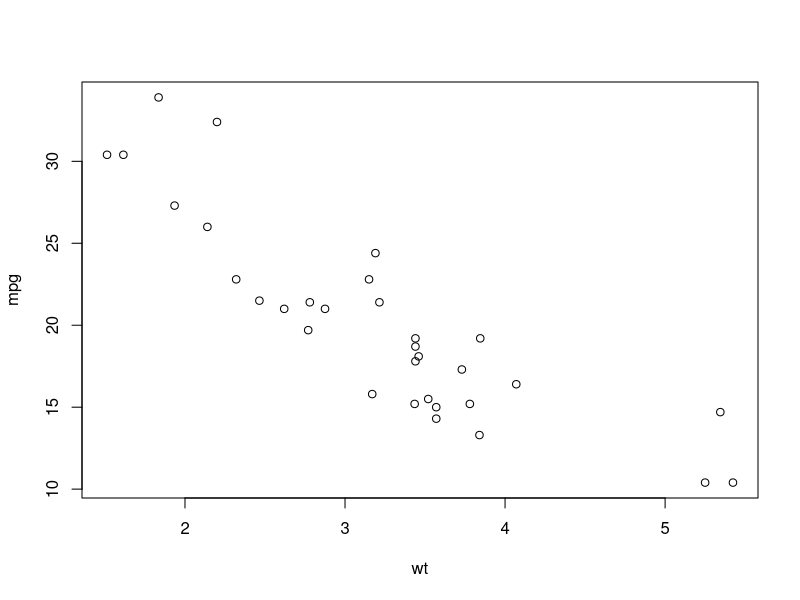
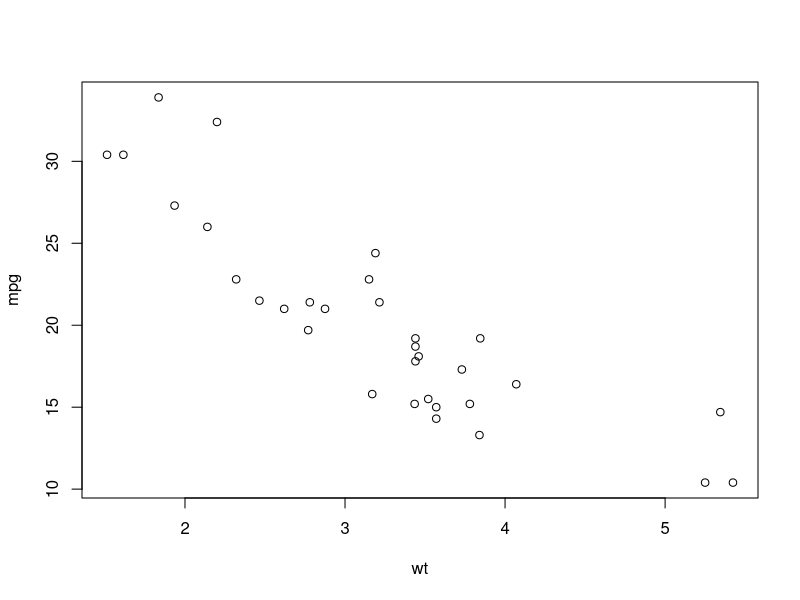

These charts were generated, in order, by the following R code: (Note: this script raises an error after producing the figures.)
# The old way (shown)
plot(mpg ~ wt, data = mtcars) # formula notation
with(mtcars, plot(wt, mpg)) # x, y notation

# Using ggplot:
ggplot(mtcars, aes(x=wt, y=mpg)) +
  geom_point()

# Using qplot:
qplot(wt, mpg, data = mtcars)


# basic qplot scatter plot:
qplot(wt, mpg, data = mtcars)

# Categorical variable mapped onto size:
# cyl
qplot(wt, mpg, data = mtcars, size = factor(cyl))

# gear
qplot(wt, mpg, data = mtcars, size = factor(gear))

# Continuous variable mapped onto col:
# hp
qplot(wt, mpg, data = mtcars, col = hp)

# qsec
qplot(wt, mpg, data = mtcars, color = qsec)


# qplot() with x only
qplot(factor(cyl),data=mtcars)

# qplot() with x and y
qplot(factor(cyl), factor(vs),data=mtcars)

# qplot() with geom set to jitter manually
qplot(factor(cyl), factor(vs),data=mtcars, geom="jitter")

# cyl and am are factors, wt is numeric
class(mtcars$cyl)
class(mtcars$am)
class(mtcars$wt)

# "Basic" dot plot, with geom_point():
ggplot(mtcars, aes(cyl, wt, col = am)) +
  geom_point(position = position_jitter(0.2, 0))

# 1 - "True" dot plot, with geom_dotplot():
ggplot(mtcars, aes(cyl, wt, fill = am)) +
  geom_dotplot(binaxis = "y", stackdir = "center")

# 2 - qplot with geom "dotplot", binaxis = "y" and stackdir = "center"
qplot(
  cyl, wt,
  data = mtcars,
  fill = am,
  geom = "dotplot",
  binaxis = "y",
  stackdir = "center"
)


